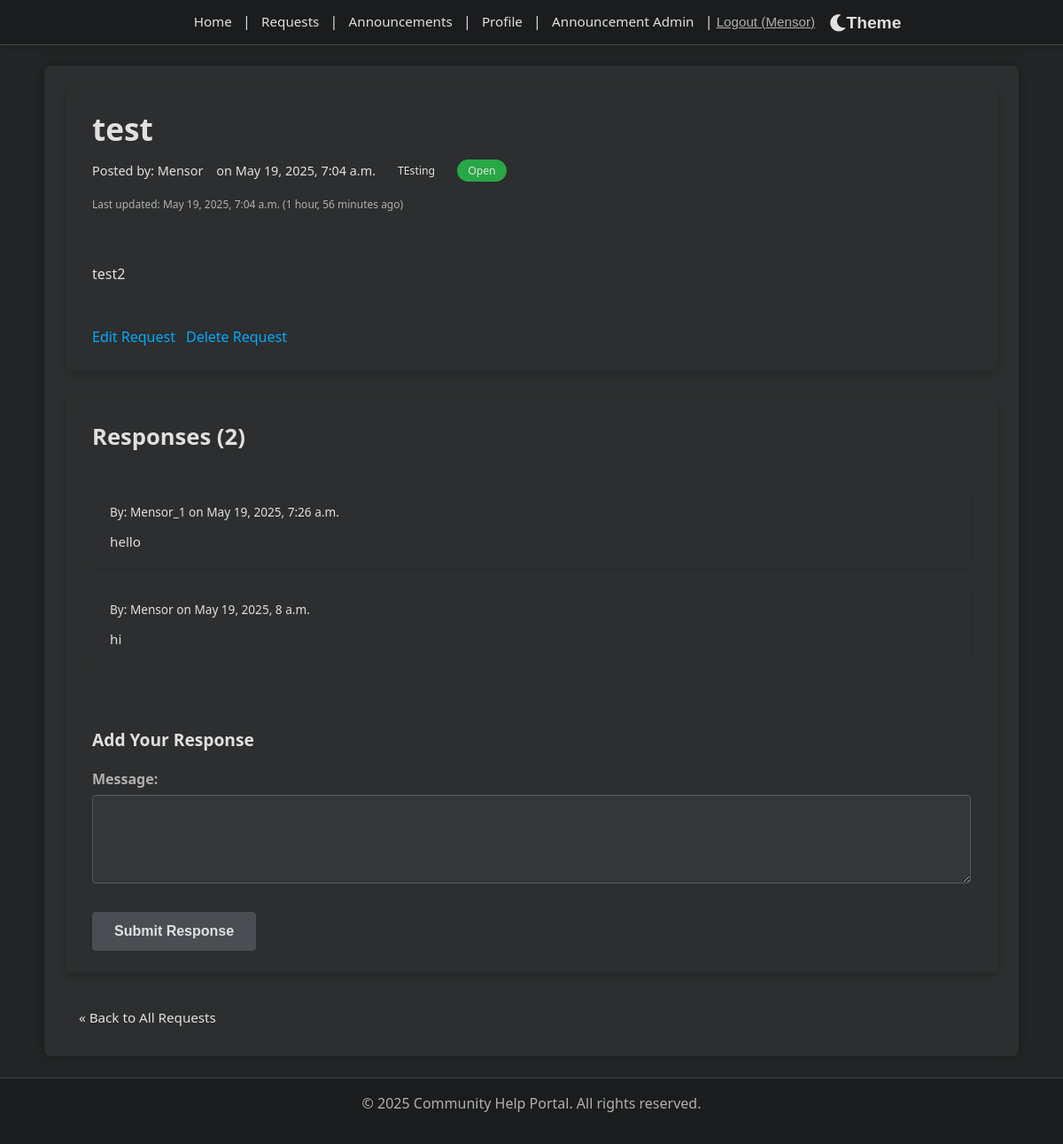
The page /requests/2/ (signed in) on the database its author committed.
### requests/models.py (models this page shows, shortened)
class RequestPost(models.Model):
    STATUS_CHOICES = [
        ('open', 'Open'),
        ('in_progress', 'In Progress'),
        ('closed', 'Closed'),
    ]
    requester = models.ForeignKey(User, on_delete=models.CASCADE, related_name='request_posts')
    title = models.CharField(max_length=200)
    description = models.TextField()
    category = models.ForeignKey(RequestCategory, on_delete=models.SET_NULL, null=True, blank=True, related_name='request_posts')
    status = models.CharField(max_length=20, choices=STATUS_CHOICES, default='open')
    created_at = models.DateTimeField(auto_now_add=True)
    updated_at = models.DateTimeField(auto_now=True)

class RequestCategory(models.Model):
    name = models.CharField(max_length=100, unique=True)
    description = models.TextField(blank=True, null=True)
    class Meta:
        verbose_name_plural = "Request Categories"

class Response(models.Model):
    request_post = models.ForeignKey(RequestPost, on_delete=models.CASCADE, related_name='responses')
    responder = models.ForeignKey(User, on_delete=models.CASCADE, related_name='responses')
    message = models.TextField()
    created_at = models.DateTimeField(auto_now_add=True)

### requests/views.py (the view)
# urls.py: path('<int:pk>/', views.request_detail, name='request_detail'),
def request_detail(request, pk):
    request_post = get_object_or_404(RequestPost, pk=pk)
    responses = request_post.responses.all().order_by('created_at')
    if request.method == 'POST':
        if not request.user.is_authenticated:
            return redirect('accounts:login') # Assuming 'accounts:login' is your login URL
        response_form = ResponseForm(request.POST)
        if response_form.is_valid():
            new_response = response_form.save(commit=False)
            new_response.request_post = request_post
            new_response.responder = request.user
            new_response.save()
            return redirect('requests:request_detail', pk=pk) # Assuming 'requests:request_detail'
    else:
        response_form = ResponseForm()
    return render(request, 'requests/request_detail.html', {
        'request_post': request_post,
        'responses': responses,
        'response_form': response_form
    })

### requests/forms.py
class ResponseForm(forms.ModelForm):
    class Meta:
        model = Response
        fields = ['message']
        widgets = {
            'message': forms.Textarea(attrs={'rows': 3}),
        }

### requests/templates/requests/request_detail.html (shortened to what this page needs)
{% extends "base.html" %}
{% load static %}
{% block extra_css %}
<link rel="stylesheet" href="{% static 'css/request_detail.css' %}" />
{% endblock %}
{% block content %}
<div class="request-detail-page-container">
    <div class="request-main-content">
        <div class="request-header">
            <h2>{{ request_post.title }}</h2>
            <div class="request-meta">
                <span class="author-meta">Posted by: <a href="{% url 'accounts:profile_view' username=request_post.requester.username %}">{{ request_post.requester.username }}</a></span>
                <span>on {{ request_post.created_at|date:"M d, Y, P" }}</span>
                {% if request_post.category %}<span class="category-tag">{{ request_post.category.name }}</span>{% endif %}
                <span class="status-badge status-{{ request_post.status }}">{{ request_post.get_status_display }}</span>
                {% if request_post.updated_at|timesince:request_post.created_at != "0 minutes" %}
                    <small class="text-muted" style="width:100%; margin-top: 5px;">Last updated: {{ request_post.updated_at|date:"M d, Y, P" }} ({{ request_post.updated_at|timesince }} ago)</small>
                {% endif %}
            </div>
        </div>
        <div class="request-description">
            {{ request_post.description|safe|linebreaksbr }}
        </div>
        <div class="request-actions">
            {% if request.user == request_post.requester %}
                <a href="{% url 'requests:request_update' request_post.pk %}" class="button-warning">Edit Request</a>
                <a href="{% url 'requests:request_delete' request_post.pk %}" class="button-danger">Delete Request</a>
            {% endif %}
        </div>
    </div>
    <div class="responses-section" id="responses">
        <h3>Responses ({{ responses.count }})</h3>
        {% for response in responses %}
        <article class="response-item">
            <div class="response-meta">
               <span class="author-meta">By: <a href="{% url 'accounts:profile_view' username=response.responder.username %}">{{ response.responder.username }}</a></span>
               <span>on {{ response.created_at|date:"M d, Y, P" }}</span>
            </div>
            <div class="response-content">
                {{ response.message|safe|linebreaksbr }}
            </div>
        </article>
        {% empty %}
            <p class="no-responses">No responses yet. {% if request.user.is_authenticated and request.user != request_post.requester and request_post.status == 'open' %}Be the first to help!{% elif not request.user.is_authenticated %}Log in to respond.{% endif %}</p>
        {% endfor %}
        {% if request.user.is_authenticated %}
            <div class="add-response-form" id="add-response">
                <h4>Add Your Response</h4>
                <form method="post" action="{% url 'requests:request_detail' pk=request_post.pk %}">
                    {{ response_form.message.label_tag }}
                    {{ response_form.message }}
                    <button type="submit" class="button-primary" style="margin-top:10px;">Submit Response</button>
                </form>
            </div>
        {% else %}
            <p style="margin-top:20px;"><a href="{% url 'accounts:login' %}?next={{ request.path }}#add-response">Log in</a> to add a response.</p>
        {% endif %}
    </div>
    <div class="back-link-container">
        <a href="{% url 'requests:request_list' %}" class="back-link">&laquo; Back to All Requests</a>
    </div>
</div>
{% endblock %}

### templates/base.html (shortened to what this page needs)
<!DOCTYPE html>
<html lang="en">
  <head>
    {% load static %}
    <link rel="stylesheet" href="{% static 'css/style.css' %}" />
    <link rel="stylesheet" href="{% static 'css/fix-taskbar.css' %}" />
    <link rel="stylesheet" href="https://cdnjs.cloudflare.com/ajax/libs/font-awesome/5.15.3/css/all.min.css" />
    <link rel="stylesheet" href="{% static 'css/light-theme.css' %}" id="light-theme-style" disabled />
    {% block extra_css %}{% endblock %}
  </head>  <body class="{% if request.resolver_match.url_name == 'home' %}home-page-body{% endif %} {% block body_class %}{% endblock %}">
    <nav>
      <div class="nav-container">
        <a href="{% url 'core:home' %}">Home</a> |
        <a href="{% url 'requests:request_list' %}">Requests</a> |
        <a href="{% url 'announcements:announcement_list' %}">Announcements</a> |
        {% if user.is_authenticated %}
          <a href="{% url 'accounts:profile_view' username=user.username %}">Profile</a> |
          {% if user.is_superuser %}
            <a href="{% url 'announcements:announcement_admin' %}">Announcement Admin</a> |
          {% endif %}
          <form id="logout-form" method="post" action="{% url 'accounts:logout' %}" style="display: inline">
            <button type="submit" class="button--link nav-logout-button">Logout ({{ user.username }})</button>
          </form>
        {% else %}
          <a href="{% url 'accounts:register' %}">Register</a> |
          <a href="{% url 'accounts:login' %}">Login</a>
        {% endif %}
        <button id="theme-toggle-btn" class="theme-toggle-button" aria-label="Toggle theme">
          <i class="fas fa-moon"></i> Theme
        </button>
      </div>
    </nav>
    <main>{% block content %} {% endblock %}</main>
    <footer>
      <p>&copy; {% now "Y" %} Community Help Portal. All rights reserved.</p>
    </footer>
  </body>
</html>

### static/css/fix-taskbar.css (style rules this page uses)
:root { --system-bar-height: 0px; --nav-height: 50px; }
html { border-top-width: 0 !important; margin-top: 0 !important; padding-top: 0 !important; }
body { border-top-width: 0 !important; margin-top: 0 !important; padding-top: 0 !important; }
nav { border-top-width: 0 !important; margin-top: 0 !important; top: 0 !important; height: var(--nav-height) !important; display: flex !important; align-items: center !important; padding: 0 var(--spacing-md) !important; }
@media screen { nav { top: var(--system-bar-height) !important; position: fixed !important; } }

### static/css/request_detail.css (style rules this page uses)
.request-main-content { background-color: var(--dark-card-bg); padding: 25px 30px; border-radius: 8px; border: 1px solid var(--dark-card-border); box-shadow: 0 3px 10px rgba(0,0,0,0.2); margin-bottom: 30px; }
.request-header { border-bottom: 1px solid var(--dark-border-color); padding-bottom: 15px; margin-bottom: 25px; }
.request-header h2 { color: var(--dark-text-primary); margin: 0 0 10px 0; font-size: 2.2em; line-height: 1.3; }
.request-meta { font-size: 0.9em; color: var(--dark-text-secondary); margin-bottom: 15px; display: flex; flex-wrap: wrap; align-items: center; gap: 10px 15px; }
.request-meta .author-meta a { font-weight: 500; color: var(--dark-accent-primary); text-decoration: none; }
.request-meta .status-badge { display: inline-block; padding: 4px 12px; border-radius: 15px; font-size: 0.85em; font-weight: 500; color: var(--dark-button-primary-text); line-height: 1.4; text-align: center; }
.status-badge.status-open { background-color: var(--dark-status-open); }
.request-meta .category-tag { display: inline-block; background-color: var(--dark-accent-secondary); color: var(--dark-button-primary-text); padding: 4px 10px; border-radius: 15px; font-size: 0.85em; font-weight: 500; }
.request-description { line-height: 1.7; color: var(--dark-text-primary); margin-bottom: 25px; font-size: 1rem; }
.request-actions { margin-top: 20px; padding-top: 20px; border-top: 1px solid var(--dark-border-color); display: flex; flex-wrap: wrap; gap: 12px; }
.responses-section { background-color: var(--dark-card-bg); padding: 25px 30px; border-radius: 8px; border: 1px solid var(--dark-card-border); box-shadow: 0 3px 10px rgba(0,0,0,0.2); margin-top: 30px; }
.responses-section h3 { color: var(--dark-text-primary); margin-top: 0; margin-bottom: 25px; border-bottom: 1px solid var(--dark-border-color); padding-bottom: 10px; font-size: 1.6em; }
.response-item { border: 1px solid var(--dark-border-color); background-color: var(--dark-bg-secondary); padding: 18px 20px; border-radius: 6px; margin-bottom: 18px; box-shadow: 0 1px 3px rgba(0,0,0,0.1); }
.response-meta { font-size: 0.85em; color: var(--dark-text-secondary); margin-bottom: 10px; }
.response-meta .author-meta a { font-weight: 500; color: var(--dark-accent-primary); text-decoration: none; }
.response-content { line-height: 1.6; color: var(--dark-text-primary); font-size: 0.95rem; }
.add-response-form { margin-top: 25px; padding-top: 20px; border-top: 1px solid var(--dark-border-color); }
.add-response-form h4 { color: var(--dark-text-primary); margin-bottom: 15px; font-size: 1.2em; }
.add-response-form textarea { min-height: 100px; margin-bottom: 15px; }
.back-link-container { margin-top: 30px; }
.back-link { display: inline-block; color: var(--dark-accent-primary); text-decoration: none; font-weight: 500; font-size: 0.95em; padding: 8px 15px; border: 1px solid var(--dark-accent-primary); border-radius: 5px; transition: background-color 0.2s ease, color 0.2s ease; }

### rows shown on the page
RequestPost: title "test", requester.username "Mensor", created_at "May 19, 2025, 7:04 a.m.", category.name "TEsting", status "Open", updated_at "May 19, 2025, 7:04 a.m.", updated_at "1 hour, 56 minutes", description "test2"
Response: responder.username "Mensor_1", created_at "May 19, 2025, 7:26 a.m.", message "hello"
Response: responder.username "Mensor", created_at "May 19, 2025, 8 a.m.", message "hi"

### other values the page prints
{{ user.username }} "Mensor"
{{ responses.count }} "2"
{{ response_form.message.label_tag }} "Message:"
